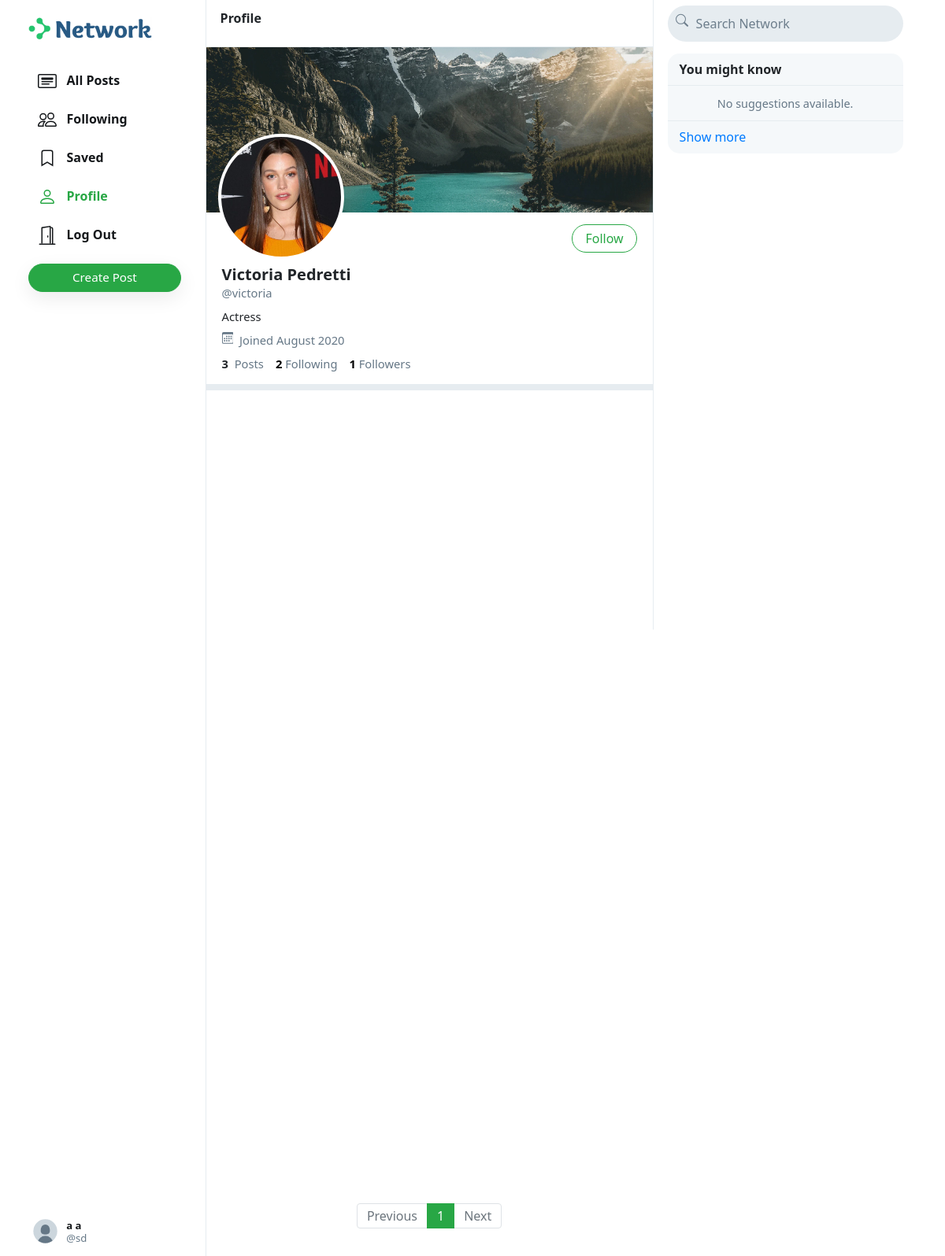
/victoria (signed in), run on the app's committed database.
### network/models.py (models this page shows, shortened)
class User(AbstractUser):
    profile_pic = models.ImageField(upload_to='profile_pic/')
    bio = models.TextField(max_length=160, blank=True, null=True)
    cover = models.ImageField(upload_to='covers/', blank=True)

### network/views.py (the view)
# urls.py: path("<str:username>", views.profile, name='profile'),
def profile(request, username):
    user = get_object_or_404(User, username=username)
    all_posts = Post.objects.filter(creater=user).order_by('-date_created')
    paginator = Paginator(all_posts, 10)
    page_number = request.GET.get('page', 1)
    posts = paginator.get_page(page_number)
    followings = []
    suggestions = []
    follower = False
    if request.user.is_authenticated:
        followings = Follower.objects.filter(followers=request.user).values_list('user', flat=True)
        suggestions = User.objects.exclude(pk__in=followings).exclude(username=request.user.username).order_by("?")[:6]
        if request.user in Follower.objects.filter(user=user).values_list('followers', flat=True):
            follower = True
    follower_count = Follower.objects.filter(user=user).count()
    following_count = Follower.objects.filter(followers=user).count()
    return render(request, 'network/profile.html', {
        "username": user,
        "posts": posts,
        "posts_count": all_posts.count(),
        "suggestions": suggestions,
        "page": "profile",
        "is_follower": follower,
        "follower_count": follower_count,
        "following_count": following_count
    })

### network/templates/network/profile.html (shortened to what this page needs)
<!DOCTYPE html>
<html lang="en">
{% extends 'network/index.html' %}
{% load static %}
{% block profile %}
<div class="profile-view" data-user="{{username.username}}">
    <div class="cover-image" style="background-image: url(/media/{{username.cover}})"></div>
    <div class="profile-image" style="background-image: url(/media/{{username.profile_pic}})"></div>
    <div class="profile-details">
        <div>
            {% if user.username == username.username %}
            <a href="{% url 'edit_profile' username.username %}"
                class="btn btn-outline-success float-right edit-profile-btn">Edit Profile</a>
            {% elif is_follower %}
            <button class="btn btn-success float-right"
                onclick="unfollow_user(this,'{{username.username}}','edit_page')" id="following-btn">Following</button>
            {% else %}
            <button class="btn btn-outline-success float-right"
                onclick="follow_user(this,'{{username.username}}','edit_page')" id="follow-btn">Follow</button>
            {% endif %}
        </div>
        <div class="details-data">
            <h5>{{username.first_name}} {{username.last_name}}</h5>
            <div class="grey">@{{username.username}}</div>
            <div class="bio">
                {% if username.bio %}
                {{username.bio}}
                {% endif %}
            </div>
            <div class="grey" style="padding: 8px 0px;">
                &nbsp;Joined {{username.date_joined | date:"F Y"}}
            </div>
            <div>
                <strong>
                    {{posts_count}}
                </strong>
                &nbsp;<span class="grey">Posts</span>
                <a href="{% url 'followingddd' %}">
                    <strong id="following__count">{{following_count | default:0}}</strong>&nbsp;<span
                        class="grey">Following</span>
                </a>
                <a href="{% url 'follower' %}">
                    <strong id="follower__count">{{follower_count | default:0}}</strong>&nbsp;<span
                        class="grey">Followers</span>
                </a>
            </div>
        </div>
    </div>
</div>
<div class="space"></div>
{% endblock %}

### network/templates/network/layout.html (shortened to what this page needs)
<!DOCTYPE html>
{% load static %}
<html lang="en">
<head>
    <link rel="stylesheet" href="https://stackpath.bootstrapcdn.com/bootstrap/4.4.1/css/bootstrap.min.css"
>
    <link href="{% static 'network/styles.css' %}" rel="stylesheet">
</head>
<body>
    <div class="body" data-page="{{page}}">
        <div class="sidenav">
            <a href="{% url 'index' %}" class="navbar-brand">
                <img src="{% static 'network/Images/logo.png' %}" height="31px">
            </a>
            <div style="height: 100%;">
                <div>
                    <div>
                        <ul>
                            <li class="nav-item" id="all_posts">
                                <a href="{% url 'index' %}" class="nav-link">
                                    <div>
                                        &nbsp;&nbsp;All Posts
                                    </div>
                                </a>
                            </li>
                            {% if user.is_authenticated %}
                            <li class="nav-item" id="following">
                                <a href="{% url 'following' %}" class="nav-link">
                                    <div>
                                        &nbsp;&nbsp;Following
                                    </div>
                                </a>
                            </li>
                            <li class="nav-item" id="saved">
                                <a href="{% url 'saved' %}" class="nav-link">
                                    <div>
                                        <svg width="1.5em" height="1.5em" viewBox="0 0 16 16" class="bi bi-bookmark"
                                            fill="currentColor" xmlns="http://www.w3.org/2000/svg">
                                            <path fill-rule="evenodd"
                                                d="M8 12l5 3V3a2 2 0 0 0-2-2H5a2 2 0 0 0-2 2v12l5-3zm-4 1.234l4-2.4 4 2.4V3a1 1 0 0 0-1-1H5a1 1 0 0 0-1 1v10.234z" />
                                        </svg>
                                        &nbsp;&nbsp;Saved
                                    </div>
                                </a>
                            </li>
                            <li class="nav-item" id="profile">
                                <a href="{% url 'profile' user.username %}" class="nav-link">
                                    <div>
                                        &nbsp;&nbsp;Profile
                                    </div>
                                </a>
                            </li>
                            <li class="nav-item" id="logout">
                                <a href="{% url 'logout' %}" class="nav-link">
                                    <div>
                                        &nbsp;&nbsp;Log Out
                                    </div>
                                </a>
                            </li>
                            {% endif %}
                        </ul>
                    </div>
                    {% if user.is_authenticated %}
                    <button id="popup-btn" class="btn btn-success new-post-btn" onclick="createpost()">Create
                        Post</button>
                    {% endif %}
                </div>
                <div style="position: absolute; bottom: 10px;">
                    {% if user.is_authenticated %}
                    <li class="nav-item sidenav-user">
                        <a href="{% url 'profile' user.username %}" class="nav-link">
                            <div class="user_account">
                                <div class="small-profilepic"
                                    style="float: left; background-image: url(/media/{{user.profile_pic}})"></div>
                                <div style="height: 2.7vw; margin: auto;">
                                    <div style="margin-top: 4px;"><strong>{{user.first_name}}
                                            {{user.last_name}}</strong></div>
                                    <div class="grey" style="margin-top: 4px;">@{{ user.username }}</div>
                                </div>
                            </div>
                        </a>
                    </li>
                    {% endif %}
                </div>
            </div>
        </div>
        {% block body %}
        {% endblock %}
        <div class="right-div">
            <nav class="head">
                <form action="{% url 'search' %}" method="GET">
                    <div class="search-div">
                        <div>
                        </div>
                        <input type="text" name="query" id="search-box" placeholder="Search Network">
                    </div>
                </form>
            </nav>
            <div class="right-div-content">
                {% block right_sidebar %}
                <div class="space" style="background-color: white;"></div>
                {% if user.is_authenticated %}
                <div class="suggestion-box">
                    <div class="suggestion-header">
                        You might know
                    </div>
                    {% for suggestion in suggestions %}
                    <div class="suggestion-user">
                        <div>
                            <a href="{% url 'profile' suggestion.username %}">
                                <div class="small-profilepic"
                                    style="background-image: url(/media/{{suggestion.profile_pic}})"></div>
                            </a>
                        </div>
                        <div class="user-details">
                            <a href="{% url 'profile' suggestion.username %}">
                                <div id="user-name">
                                    <strong>
                                        {{suggestion.first_name}} {{suggestion.last_name}}
                                    </strong>
                                </div>
                                <div class="grey">@{{suggestion.username}}</div>
                            </a>
                        </div>
                        <div>
                            <button class="btn btn-outline-success" type="button"
                                onclick="follow_user(this,'{{suggestion.username}}','suggestion')">Follow</button>
                        </div>
                    </div>
                    {% empty %}
                    <div style="text-align: center; border-bottom: .5px solid #e6ecf0; padding: 10px 15px;">
                        <span class="grey" style="font-size: .9em;">No suggestions available.</span>
                    </div>
                    {% endfor %}
                    <div class="suggestion-footer">
                        <a href="{% url 'more_suggestions' %}?page=2">Show more</a>
                    </div>
                </div>
                {% endif %}
                {% endblock %}
            </div>
        </div>
    </div>
</body>
</html>

### network/static/network/styles.css (style rules this page uses)
.body { display: flex; min-height: 100%; font-family: system-ui, sans-serif; }
.btn { border-radius: 20px; padding: 0.32rem 1rem 0.375rem 1rem; }
.btn, .btn:focus, .btn:active { box-shadow: none !important; -webkit-box-shadow: none !important; }
.grey { color: #657786; }
svg { vertical-align: text-top; }
.sidenav { height: 100%; width: 21.8%; position: fixed; top: 0; left: 0; padding: 15px; list-style: none; border-right: .5px solid #e6ecf0; z-index: 100; padding-left: 3%; background-color: white; }
.sidenav ul { list-style: none; padding-left: 0px; margin-top: 3vh; }
.sidenav li { margin-top: 7px; }
.sidenav .nav-link { color: #14171a; line-height: .7em; font-weight: 700; padding: 0px; }
.sidenav .nav-link > div { padding: 10px 20px 8px 12px; border-radius: 25px; line-height: 0.9em; width: max-content; }
.new-post-btn { padding-left: 55px !important; padding-right: 55px !important; font-size: .95em; font-weight: 530; box-shadow: rgba(0, 0, 0, 0.08) 0px 8px 24px !important; }
.user_account { display: flex; font-size: .82rem; font-weight: normal; padding-top: 3px !important; padding-bottom: 3px !important; padding-left: 3px !important; }
.user_account .small-profilepic { transform: scale(.82); margin-left: auto; margin-top: auto; }
.active a { color: #28a745 !important; }
.head { height: 7.5vh; }
.small-profilepic { width: 3.1vw; height: 3.1vw; border-radius: 9999px; overflow: hidden; margin-right: 8px; background-size: cover; background-repeat: no-repeat; background-position: center; box-sizing: content-box; }
.space { height: 8px; background-color: #e6ecf0; }
.cover-image { height: 210px; background-size: cover; background-position: center; background-repeat: no-repeat; background-color: #ccd6dd; }
.profile-image { width: 160px; height: 160px; position: absolute; left: 15px; top: 110px; border-radius: 99999px; border: 4px solid white; background-size: cover; background-repeat: no-repeat; background-position: center; background-color: white; }
.profile-details { padding: 15px 20px; }
.profile-details button { padding-bottom: 0.3rem; }
.profile-details > .details-data { margin-top: 52px; font-size: .92em; }
.profile-details h5 { font-weight: 800; margin-bottom: 0px; }
.profile-details a { color: black; text-decoration: none; }
.bio { margin-top: 8px; }
.right-div { width: 28%; height: 100vh; position: fixed; right: 2.95%; border-left: .5px solid #e6ecf0; background-color: white; }
.right-div .head { padding: .9vh 1.5vw; }
.right-div .search-div { margin-left: auto; margin-right: auto; display: flex; border-radius: 25px; background-color: #e6ecf0; padding-left: 10px; padding-right: 10px; vertical-align: middle; }
#search-box { height: 5.7vh; border: none; background: none; outline: none; width: 100%; margin-left: 8px; }
#search-box::placeholder { color: #6d7e8c; }
.right-div-content { height: 92.5vh; overflow: auto; padding-left: 1.5vw; padding-right: 1.5vw; }
.suggestion-box, .guest-box { border-radius: 15px; overflow: hidden; background-color: #f5f8fa; }
.suggestion-header { padding: 13px 15px; line-height: .9em; font-weight: 800; border-bottom: .5px solid #e6ecf0; }
.suggestion-footer { padding: 13px 15px; line-height: .9em; }
.suggestion-footer a { text-decoration: none; }

### network/templates/network/layout.html (style rules this page uses)
.suggestion-box, .guest-box { transition: opacity 0.5s ease-in-out; }
.suggestion-box { display: none; }

### data on the page
User: profile_pic (placeholder picture), first_name "a", last_name "a", username "sd"
User: cover (picture), profile_pic (picture), first_name "Victoria", last_name "Pedretti", username "victoria", bio "Actress", date_joined "August 2020"

### other printed values
{{ posts_count }} "3"
{{ following_count | default:0 }} "2"
{{ follower_count | default:0 }} "1"
{{ each }} "1"
